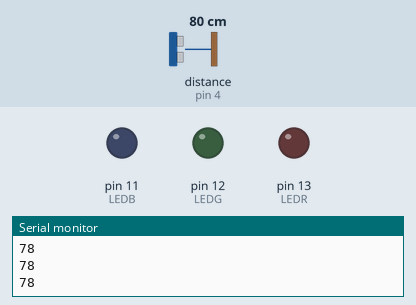
Recording of a sketch running on a simulated Arduino Uno, built with avr-gcc and run on an emulated ATmega328P. Shown: output pins drawn as LEDs (lit = HIGH), the last lines printed to the serial monitor. Wiring (inferred from the names in the program): ultrasonic range finder: trigger pin 2; echo pin 4. The test bench sets the inputs (shaded band); at power-on: distance to the obstacle (sensor on pin 4) 80 cm. The echo pulse lasts 58.3 µs per cm; pins used as bus, display or sensor lines are not drawn.

Above: at 1.2 s.
1.3 s: distance to the obstacle (sensor on pin 4) set to 35 cm
2.8 s: distance to the obstacle (sensor on pin 4) set to 29 cm
At 3.6 s:
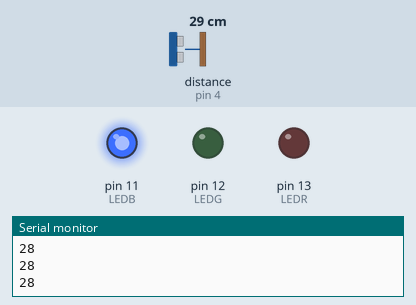
4.3 s: distance to the obstacle (sensor on pin 4) set to 18 cm
5.8 s: distance to the obstacle (sensor on pin 4) set to 15 cm
At 6.9 s:
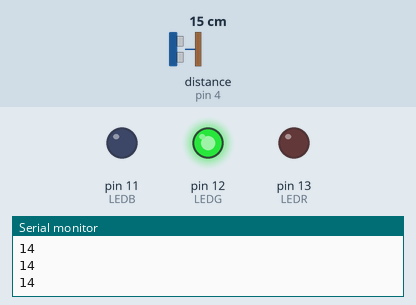
7.3 s: distance to the obstacle (sensor on pin 4) set to 13 cm
8.8 s: distance to the obstacle (sensor on pin 4) set to 10 cm
At 9.5 s:
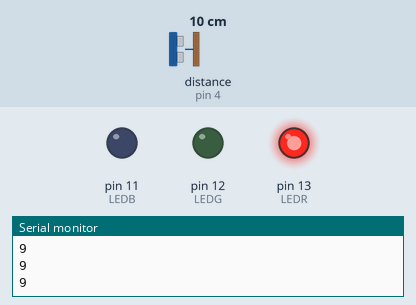
Timing chart, 0 to 11.3 s (numbered marks = the images above; inputs shaded):
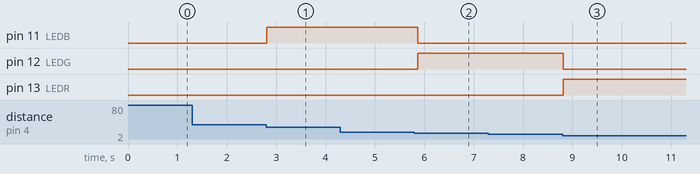

Measured:
- the behaviour switches between 32 and 31 cm on distance to the obstacle (sensor on pin 4) (found by bisection; images 0 and 1)
- the behaviour switches between 17 and 16 cm on distance to the obstacle (sensor on pin 4) (found by bisection; images 1 and 2)
- the behaviour switches between 12 and 11 cm on distance to the obstacle (sensor on pin 4) (found by bisection; images 2 and 3)
- after the input at 2.8 s, pin 11 (LEDB): LOW → HIGH at once
- after the input at 5.8 s, pin 11 (LEDB): HIGH → LOW after 0.07 s; pin 12 (LEDG): LOW → HIGH after 0.07 s
- after the input at 8.8 s, pin 12 (LEDG): HIGH → LOW at once; pin 13 (LEDR): LOW → HIGH at once

The sketch:

HW5-2.ino
```cpp
const int pinTrig = 2;
const int pinEcho = 4;
int rangeMax = 200;
int rangeMin = 0;
long T, L;
int LEDR = 13;
int LEDG = 12;
int LEDB = 11;

void setup() {
  // put your setup code here, to run once:
  Serial.begin(9600);
  pinMode(pinTrig, OUTPUT);
  pinMode(pinEcho, INPUT);
  pinMode(LEDR , OUTPUT);
  pinMode(LEDG, OUTPUT);
  pinMode(LEDB, OUTPUT);
}

void loop() {
  // put your main code here, to run repeatedly:
  digitalWrite(pinTrig,LOW); delayMicroseconds(2);
  digitalWrite(pinTrig, HIGH); delayMicroseconds(10);
  digitalWrite(pinTrig, LOW);

  T = pulseIn(pinEcho, HIGH);

  L = T/58.82;

  if(L > 0 && L <= 10){
      digitalWrite(LEDR, HIGH);
      digitalWrite(LEDG, LOW);
      digitalWrite(LEDB, LOW);
    }
    else if(L > 10 && L <= 15) {
      digitalWrite(LEDR, LOW);
      digitalWrite(LEDG, HIGH);
      digitalWrite(LEDB, LOW);
    }
    else if (L > 15 && L <= 30) {
      digitalWrite(LEDR, LOW);
      digitalWrite(LEDG, LOW);
      digitalWrite(LEDB, HIGH);
    }
    else {
      digitalWrite(LEDR, LOW);
      digitalWrite(LEDG, LOW);
      digitalWrite(LEDB, LOW);
  }
  Serial.println(L);
  delay(100);
}
```
